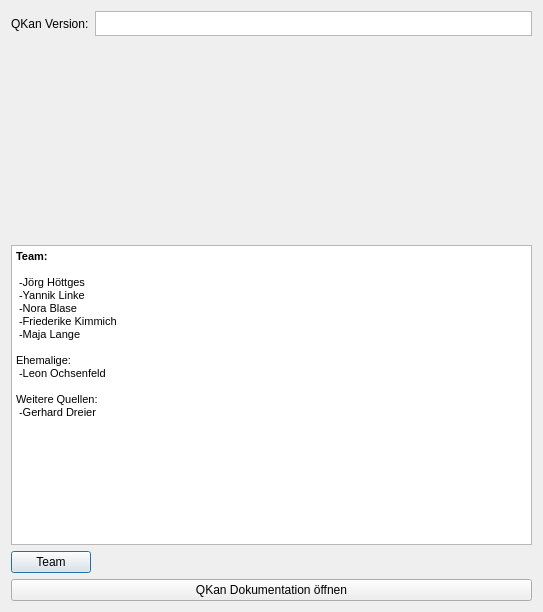
<?xml version="1.0" encoding="UTF-8"?>
<ui version="4.0">
 <class>dbAdaptDialogBase</class>
 <widget class="QDialog" name="dbAdaptDialogBase">
  <property name="geometry">
   <rect>
    <x>0</x>
    <y>0</y>
    <width>543</width>
    <height>612</height>
   </rect>
  </property>
  <property name="minimumSize">
   <size>
    <width>490</width>
    <height>260</height>
   </size>
  </property>
  <property name="font">
   <font>
    <family>Tahoma</family>
   </font>
  </property>
  <property name="windowTitle">
   <string>Hilfe</string>
  </property>
  <layout class="QVBoxLayout" name="verticalLayout_3">
   <item>
    <layout class="QHBoxLayout" name="horizontalLayout">
     <property name="spacing">
      <number>6</number>
     </property>
     <item>
      <widget class="QLabel" name="label">
       <property name="maximumSize">
        <size>
         <width>16777215</width>
         <height>25</height>
        </size>
       </property>
       <property name="text">
        <string>QKan Version:</string>
       </property>
      </widget>
     </item>
     <item>
      <widget class="QTextBrowser" name="textBrowser_2">
       <property name="maximumSize">
        <size>
         <width>16777215</width>
         <height>25</height>
        </size>
       </property>
      </widget>
     </item>
    </layout>
   </item>
   <item>
    <widget class="QLabel" name="label_2">
     <property name="text">
      <string/>
     </property>
     <property name="pixmap">
      <pixmap>Qkan_Logo.png</pixmap>
     </property>
     <property name="scaledContents">
      <bool>true</bool>
     </property>
     <property name="alignment">
      <set>Qt::AlignCenter</set>
     </property>
    </widget>
   </item>
   <item>
    <widget class="QTextBrowser" name="textBrowser">
     <property name="sizePolicy">
      <sizepolicy hsizetype="Expanding" vsizetype="Maximum">
       <horstretch>0</horstretch>
       <verstretch>0</verstretch>
      </sizepolicy>
     </property>
     <property name="minimumSize">
      <size>
       <width>0</width>
       <height>300</height>
      </size>
     </property>
     <property name="html">
      <string>&lt;!DOCTYPE HTML PUBLIC &quot;-//W3C//DTD HTML 4.0//EN&quot; &quot;http://www.w3.org/TR/REC-html40/strict.dtd&quot;&gt;
&lt;html&gt;&lt;head&gt;&lt;meta name=&quot;qrichtext&quot; content=&quot;1&quot; /&gt;&lt;style type=&quot;text/css&quot;&gt;
p, li { white-space: pre-wrap; }
&lt;/style&gt;&lt;/head&gt;&lt;body style=&quot; font-family:'Tahoma'; font-size:7.8pt; font-weight:400; font-style:normal;&quot;&gt;
&lt;p style=&quot; margin-top:0px; margin-bottom:0px; margin-left:0px; margin-right:0px; -qt-block-indent:0; text-indent:0px;&quot;&gt;&lt;span style=&quot; font-size:8.25pt; font-weight:600;&quot;&gt;Team:&lt;/span&gt;&lt;/p&gt;
&lt;p style=&quot;-qt-paragraph-type:empty; margin-top:0px; margin-bottom:0px; margin-left:0px; margin-right:0px; -qt-block-indent:0; text-indent:0px; font-size:8.25pt;&quot;&gt;&lt;br /&gt;&lt;/p&gt;
&lt;p style=&quot; margin-top:0px; margin-bottom:0px; margin-left:0px; margin-right:0px; -qt-block-indent:0; text-indent:0px;&quot;&gt;&lt;span style=&quot; font-size:8.25pt;&quot;&gt; -Jörg Höttges&lt;/span&gt;&lt;/p&gt;
&lt;p style=&quot; margin-top:0px; margin-bottom:0px; margin-left:0px; margin-right:0px; -qt-block-indent:0; text-indent:0px;&quot;&gt;&lt;span style=&quot; font-size:8.25pt;&quot;&gt; -Yannik Linke&lt;/span&gt;&lt;/p&gt;
&lt;p style=&quot; margin-top:0px; margin-bottom:0px; margin-left:0px; margin-right:0px; -qt-block-indent:0; text-indent:0px;&quot;&gt;&lt;span style=&quot; font-size:8.25pt;&quot;&gt; -Nora Blase&lt;/span&gt;&lt;/p&gt;
&lt;p style=&quot; margin-top:0px; margin-bottom:0px; margin-left:0px; margin-right:0px; -qt-block-indent:0; text-indent:0px;&quot;&gt;&lt;span style=&quot; font-size:8.25pt;&quot;&gt; -Friederike Kimmich&lt;/span&gt;&lt;/p&gt;
&lt;p style=&quot; margin-top:0px; margin-bottom:0px; margin-left:0px; margin-right:0px; -qt-block-indent:0; text-indent:0px;&quot;&gt;&lt;span style=&quot; font-size:8.25pt;&quot;&gt; -Maja Lange&lt;/span&gt;&lt;/p&gt;
&lt;p style=&quot;-qt-paragraph-type:empty; margin-top:0px; margin-bottom:0px; margin-left:0px; margin-right:0px; -qt-block-indent:0; text-indent:0px; font-size:8.25pt;&quot;&gt;&lt;br /&gt;&lt;/p&gt;
&lt;p style=&quot; margin-top:0px; margin-bottom:0px; margin-left:0px; margin-right:0px; -qt-block-indent:0; text-indent:0px;&quot;&gt;&lt;span style=&quot; font-size:8.25pt;&quot;&gt;Ehemalige:&lt;/span&gt;&lt;/p&gt;
&lt;p style=&quot; margin-top:0px; margin-bottom:0px; margin-left:0px; margin-right:0px; -qt-block-indent:0; text-indent:0px;&quot;&gt;&lt;span style=&quot; font-size:8.25pt;&quot;&gt; -Leon Ochsenfeld&lt;/span&gt;&lt;/p&gt;
&lt;p style=&quot;-qt-paragraph-type:empty; margin-top:0px; margin-bottom:0px; margin-left:0px; margin-right:0px; -qt-block-indent:0; text-indent:0px; font-size:8.25pt;&quot;&gt;&lt;br /&gt;&lt;/p&gt;
&lt;p style=&quot; margin-top:0px; margin-bottom:0px; margin-left:0px; margin-right:0px; -qt-block-indent:0; text-indent:0px;&quot;&gt;&lt;span style=&quot; font-size:8.25pt;&quot;&gt;Weitere Quellen:&lt;/span&gt;&lt;/p&gt;
&lt;p style=&quot; margin-top:0px; margin-bottom:0px; margin-left:0px; margin-right:0px; -qt-block-indent:0; text-indent:0px;&quot;&gt;&lt;span style=&quot; font-size:8.25pt;&quot;&gt; -Gerhard Dreier&lt;/span&gt;&lt;/p&gt;
&lt;p style=&quot;-qt-paragraph-type:empty; margin-top:0px; margin-bottom:0px; margin-left:0px; margin-right:0px; -qt-block-indent:0; text-indent:0px; font-size:8.25pt;&quot;&gt;&lt;br /&gt;&lt;/p&gt;&lt;/body&gt;&lt;/html&gt;</string>
     </property>
    </widget>
   </item>
   <item>
    <layout class="QHBoxLayout" name="horizontalLayout_2">
     <item>
      <widget class="QPushButton" name="pushButton_2">
       <property name="text">
        <string>Team</string>
       </property>
      </widget>
     </item>
     <item>
      <spacer name="horizontalSpacer">
       <property name="orientation">
        <enum>Qt::Horizontal</enum>
       </property>
       <property name="sizeHint" stdset="0">
        <size>
         <width>40</width>
         <height>20</height>
        </size>
       </property>
      </spacer>
     </item>
    </layout>
   </item>
   <item>
    <widget class="QPushButton" name="pushButton">
     <property name="text">
      <string>QKan Dokumentation öffnen</string>
     </property>
    </widget>
   </item>
  </layout>
 </widget>
 <resources/>
 <connections/>
</ui>
